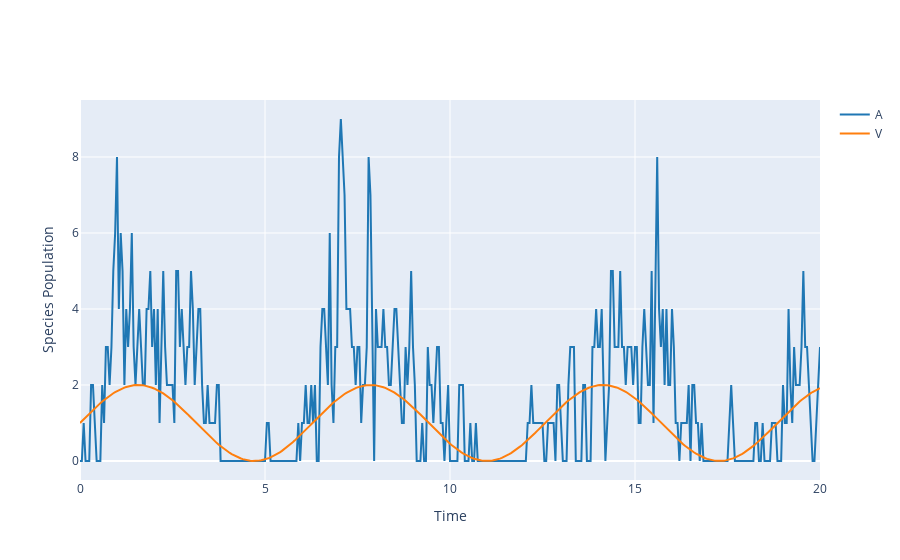

The notebook cell saved with this chart:
### Code cell
results.plotplotly()

### Figure 1 — Plotly figure (JSON) as saved in the notebook; plotly's stock layout.template omitted (floating-point values rounded to 4 significant figures; data arrays with more than 128 entries replaced by an {"elided": "..."} marker saying what was removed)
{"data": [{"line": {"color": "#1f77b4"}, "mode": "lines", "name": "A", "type": "scatter", "x": {"elided": "401 float values"}, "y": {"elided": "401 float values"}}, {"line": {"color": "#ff7f0e"}, "mode": "lines", "name": "V", "type": "scatter", "x": {"elided": "401 float values"}, "y": {"elided": "401 float values"}}], "layout": {"showlegend": true, "title": {"text": ""}, "xaxis": {"title": {"text": "Time "}}, "yaxis": {"title": {"text": "Species Population"}}}}
